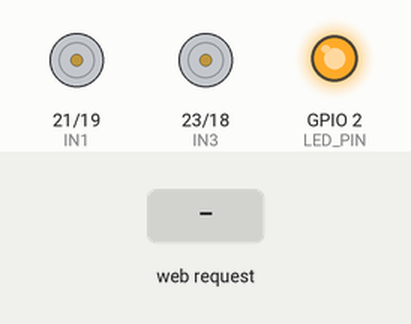
Simulated run of this sketch. Board: ESP32. Shown: motor-driver pin pairs drawn as motors (green arrow = first pin HIGH = forward, orange = second pin HIGH = backward, longer = more drive), output pins drawn as LEDs (lit = HIGH). The inputs (shaded band) are chosen by the test bench. What the sketch prints to the serial monitor is not drawn.

Above: at 3.2 s.
3.3 s: HTTP request GET /forward received
At 3.9 s:
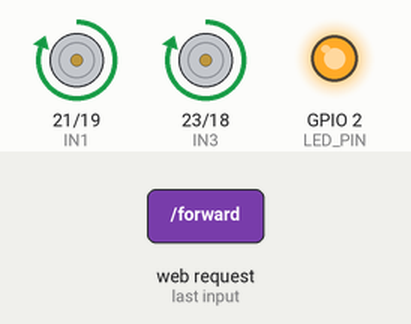
5.8 s: HTTP request GET /backward received
At 6.6 s:
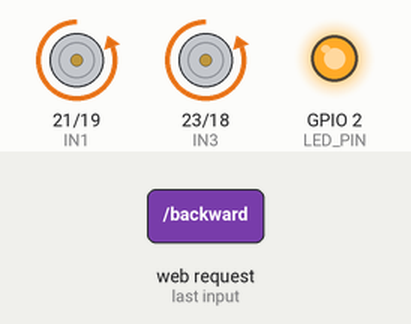
8.3 s: HTTP request GET /left received
At 9.0 s:
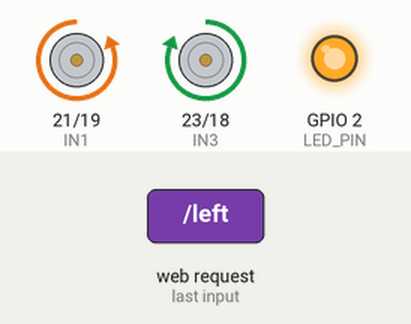
10.8 s: HTTP request GET /right received
At 11.6 s:
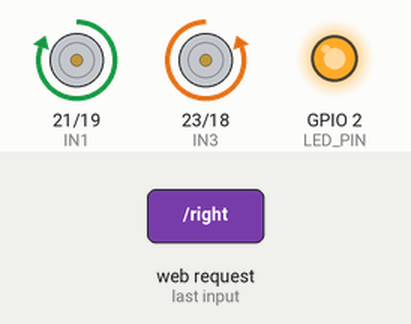
Timing chart, 0 to 13.8 s (numbered marks = the images above; inputs shaded):
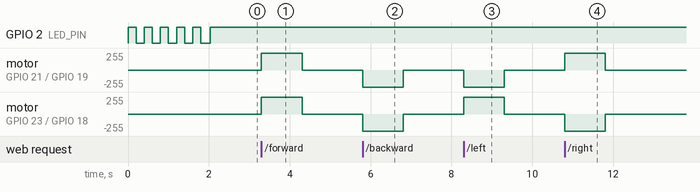

Measured:
- after the input at 3.3 s, motor on GPIO 21 (IN1) / GPIO 19 (IN2), motor on GPIO 23 (IN3) / GPIO 18 (IN4): stopped → forward 255/255 at once, → stopped 1.0 s later
- after the input at 5.8 s, motor on GPIO 21 (IN1) / GPIO 19 (IN2), motor on GPIO 23 (IN3) / GPIO 18 (IN4): stopped → backward 255/255 at once, → stopped 1.0 s later
- after the input at 8.3 s, motor on GPIO 21 (IN1) / GPIO 19 (IN2): stopped → backward 255/255 at once, → stopped 1.0 s later; motor on GPIO 23 (IN3) / GPIO 18 (IN4): stopped → forward 255/255 at once, → stopped 1.0 s later
- after the input at 10.8 s, motor on GPIO 21 (IN1) / GPIO 19 (IN2): stopped → forward 255/255 at once, → stopped 1.0 s later; motor on GPIO 23 (IN3) / GPIO 18 (IN4): stopped → backward 255/255 at once, → stopped 1.0 s later

The sketch:

ESP32_Bluetooth_Car.ino
```cpp
#include <WiFi.h>
#include <WebServer.h>
#include <DNSServer.h>

// Access Point credentials (ESP32 creates its own WiFi network)
const char* ap_ssid = "ESP32_Car_Control";     // Name of WiFi network created by ESP32
const char* ap_password = "12345678";          // Password (minimum 8 characters)

// Server settings
WebServer server(80);
DNSServer dnsServer;

// Motor Driver Pin Definitions (EN pins removed)
#define IN1 21   // Input 1 for Motor A - Connected to D21
#define IN2 19   // Input 2 for Motor A - Connected to D19
#define IN3 23   // Input 3 for Motor B - Connected to D23
#define IN4 18   // Input 4 for Motor B - Connected to D18

// Built-in LED for status indication
#define LED_PIN 2

// Variables for improved command processing
char currentCommand = 'S';
unsigned long lastCommandTime = 0;
const unsigned long COMMAND_TIMEOUT = 1000; // Stop after 1 second of no command

void setup() {
  Serial.begin(115200);

  // Set motor pins as outputs (EN pins removed)
  pinMode(IN1, OUTPUT);
  pinMode(IN2, OUTPUT);
  pinMode(IN3, OUTPUT);
  pinMode(IN4, OUTPUT);
  pinMode(LED_PIN, OUTPUT);

  // Initialize motors (stopped)
  stopMotors();

  // Blink LED to show startup
  for(int i = 0; i < 5; i++) {
    digitalWrite(LED_PIN, HIGH);
    delay(200);
    digitalWrite(LED_PIN, LOW);
    delay(200);
  }

  // Configure ESP32 as Access Point
  Serial.println("Setting up Access Point...");

  WiFi.mode(WIFI_AP);
  WiFi.softAP(ap_ssid, ap_password);

  IPAddress myIP = WiFi.softAPIP();
  Serial.println();
  Serial.println("==================================");
  Serial.println("🚗 ESP32 Car Server Started!");
  Serial.println("==================================");
  Serial.print("📶 WiFi Network: ");
  Serial.println(ap_ssid);
  Serial.print("🔐 Password: ");
  Serial.println(ap_password);
  Serial.print("🌐 Server IP: ");
  Serial.println(myIP);
  Serial.println("==================================");
  Serial.println("📱 How to connect:");
  Serial.println("1. Connect to WiFi: " + String(ap_ssid));
  Serial.println("2. Open browser: http://" + myIP.toString());
  Serial.println("   or simply: http://192.168.4.1");
  Serial.println("==================================");

  // Setup DNS server for captive portal (optional)
  dnsServer.start(53, "*", myIP);

  // Define web server routes (speed control removed)
  server.on("/", handleRoot);
  server.on("/forward", handleForward);
  server.on("/backward", handleBackward);
  server.on("/left", handleLeft);
  server.on("/right", handleRight);
  server.on("/stop", handleStop);
  server.on("/status", handleStatus);
  server.on("/info", handleInfo);

  // Handle unknown requests (captive portal)
  server.onNotFound(handleRoot);

  // Start server
  server.begin();
  Serial.println("✅ Web server started successfully!");

  // Turn on LED to indicate ready
  digitalWrite(LED_PIN, HIGH);
}

void loop() {
  // Handle DNS requests (for captive portal)
  dnsServer.processNextRequest();

  // Handle client requests
  server.handleClient();

  // Auto-stop if no command received for a while (safety feature)
  if (millis() - lastCommandTime > COMMAND_TIMEOUT && currentCommand != 'S') {
    stopMotors();
    currentCommand = 'S';
    Serial.println("🛑 Auto-stopped (timeout)");
  }

  delay(10);
}

// Enhanced web page HTML with speed control removed
void handleRoot() {
  String html = R"rawliteral(
<!DOCTYPE html>
<html>
<head>
    <meta name="viewport" content="width=device-width, initial-scale=1.0, user-scalable=no">
    <title>ESP32 Car Control</title>
    <style>
        * {
            box-sizing: border-box;
            margin: 0;
            padding: 0;
        }
        body {
            font-family: 'Segoe UI', Tahoma, Geneva, Verdana, sans-serif;
            background: linear-gradient(135deg, #667eea 0%, #764ba2 100%);
            color: white;
            min-height: 100vh;
            padding: 10px;
            overflow-x: hidden;
        }
        .container {
            max-width: 400px;
            margin: 0 auto;
            padding: 20px;
        }
        h1 {
            text-align: center;
            margin-bottom: 30px;
            font-size: 24px;
            text-shadow: 2px 2px 4px rgba(0,0,0,0.3);
        }
        .control-panel {
            background: rgba(255,255,255,0.15);
            padding: 20px;
            border-radius: 20px;
            margin-bottom: 20px;
            backdrop-filter: blur(10px);
            box-shadow: 0 8px 32px rgba(31, 38, 135, 0.37);
            border: 1px solid rgba(255, 255, 255, 0.18);
        }
        .panel-title {
            text-align: center;
            margin-bottom: 20px;
            font-size: 18px;
            color: #FFD93D;
        }
        .direction-grid {
            display: grid;
            grid-template-columns: 1fr 1fr 1fr;
            grid-template-rows: 1fr 1fr 1fr;
            gap: 10px;
            margin: 20px auto;
            max-width: 250px;
        }
        .control-btn {
            background: linear-gradient(145deg, #667eea, #764ba2);
            border: none;
            color: white;
            padding: 15px;
            text-align: center;
            font-size: 16px;
            cursor: pointer;
            border-radius: 15px;
            box-shadow: 0 4px 15px rgba(0,0,0,0.2);
            transition: all 0.2s ease;
            user-select: none;
            -webkit-user-select: none;
            -webkit-touch-callout: none;
        }
        .control-btn:active {
            transform: scale(0.95);
            box-shadow: 0 2px 8px rgba(0,0,0,0.3);
        }
        .forward { grid-column: 2; grid-row: 1; }
        .left { grid-column: 1; grid-row: 2; }
        .stop-btn {
            grid-column: 2;
            grid-row: 2;
            background: linear-gradient(145deg, #ff4757, #ff3838);
            font-weight: bold;
        }
        .right { grid-column: 3; grid-row: 2; }
        .backward { grid-column: 2; grid-row: 3; }
        .status {
            background: rgba(255,255,255,0.2);
            padding: 15px;
            border-radius: 15px;
            text-align: center;
            font-size: 16px;
            border: 1px solid rgba(255,255,255,0.3);
        }
        .status-label {
            opacity: 0.8;
            margin-bottom: 5px;
        }
        #currentStatus {
            font-weight: bold;
            color: #FFD93D;
            font-size: 18px;
        }
        .info-btn {
            position: fixed;
            top: 20px;
            right: 20px;
            background: rgba(255,255,255,0.2);
            border: none;
            color: white;
            width: 40px;
            height: 40px;
            border-radius: 50%;
            cursor: pointer;
            font-size: 20px;
        }
        @media (max-width: 480px) {
            .container {
                padding: 10px;
            }
            h1 {
                font-size: 20px;
                margin-bottom: 20px;
            }
            .control-btn {
                padding: 12px;
                font-size: 14px;
            }
        }
    </style>
</head>
<body>
    <button class="info-btn" onclick="showInfo()">ℹ️</button>

    <div class="container">
        <h1>🚗 ESP32 Car Control</h1>

        <div class="control-panel">
            <div class="panel-title">Direction Control (Full Speed)</div>
            <div class="direction-grid">
                <button class="control-btn forward"
                    onmousedown="sendCommand('forward')"
                    onmouseup="sendCommand('stop')"
                    ontouchstart="sendCommand('forward')"
                    ontouchend="sendCommand('stop')">⬆️</button>
                <button class="control-btn left"
                    onmousedown="sendCommand('left')"
                    onmouseup="sendCommand('stop')"
                    ontouchstart="sendCommand('left')"
                    ontouchend="sendCommand('stop')">⬅️</button>
                <button class="control-btn stop-btn" onclick="sendCommand('stop')">STOP</button>
                <button class="control-btn right"
                    onmousedown="sendCommand('right')"
                    onmouseup="sendCommand('stop')"
                    ontouchstart="sendCommand('right')"
                    ontouchend="sendCommand('stop')">➡️</button>
                <button class="control-btn backward"
                    onmousedown="sendCommand('backward')"
                    onmouseup="sendCommand('stop')"
                    ontouchstart="sendCommand('backward')"
                    ontouchend="sendCommand('stop')">⬇️</button>
            </div>
        </div>

        <div class="status">
            <div class="status-label">Current Status:</div>
            <div id="currentStatus">Stopped</div>
        </div>
    </div>

    <script>
        function sendCommand(command) {
            fetch('/' + command, {method: 'POST'})
                .then(response => response.text())
                .then(data => {
                    document.getElementById('currentStatus').innerText = data;
                })
                .catch(error => console.error('Error:', error));
        }

        function showInfo() {
            window.open('/info', '_blank');
        }

        // Update status every 3 seconds
        setInterval(function() {
            fetch('/status')
                .then(response => response.text())
                .then(data => {
                    document.getElementById('currentStatus').innerText = data;
                });
        }, 3000);

        // Prevent context menu and text selection
        document.addEventListener('contextmenu', function(e) {
            e.preventDefault();
        });

        document.addEventListener('selectstart', function(e) {
            e.preventDefault();
        });

        // Prevent zoom on double tap
        let lastTouchEnd = 0;
        document.addEventListener('touchend', function (event) {
            let now = (new Date()).getTime();
            if (now - lastTouchEnd <= 300) {
                event.preventDefault();
            }
            lastTouchEnd = now;
        }, false);
    </script>
</body>
</html>
)rawliteral";

  server.send(200, "text/html", html);
}

// Info page (updated to remove speed control references)
void handleInfo() {
  String html = R"rawliteral(
<!DOCTYPE html>
<html>
<head>
    <meta name="viewport" content="width=device-width, initial-scale=1">
    <title>ESP32 Car - Connection Info</title>
    <style>
        body {
            font-family: Arial;
            padding: 20px;
            background: linear-gradient(135deg, #667eea 0%, #764ba2 100%);
            color: white;
            min-height: 100vh;
        }
        .info-box {
            background: rgba(255,255,255,0.15);
            padding: 20px;
            border-radius: 15px;
            margin: 10px 0;
            backdrop-filter: blur(10px);
        }
        h1 { text-align: center; color: #FFD93D; }
        h2 { color: #FFD93D; margin-top: 20px; }
        .highlight { color: #FFD93D; font-weight: bold; }
        ul { padding-left: 20px; }
        li { margin: 5px 0; }
    </style>
</head>
<body>
    <h1>📡 ESP32 Car - Connection Info</h1>

    <div class="info-box">
        <h2>🔗 Connection Details</h2>
        <p><strong>WiFi Network:</strong> <span class="highlight">ESP32_Car_Control</span></p>
        <p><strong>Password:</strong> <span class="highlight">12345678</span></p>
        <p><strong>Server IP:</strong> <span class="highlight">192.168.4.1</span></p>
        <p><strong>Server URL:</strong> <span class="highlight">http://192.168.4.1</span></p>
    </div>

    <div class="info-box">
        <h2>📱 How to Connect</h2>
        <ol>
            <li>Go to your device's <strong>WiFi Settings</strong></li>
            <li>Look for network: <span class="highlight">"ESP32_Car_Control"</span></li>
            <li>Connect using password: <span class="highlight">"12345678"</span></li>
            <li>Open any web browser</li>
            <li>Go to: <span class="highlight">http://192.168.4.1</span></li>
        </ol>
    </div>

    <div class="info-box">
        <h2>🎮 Controls</h2>
        <ul>
            <li><strong>Direction Buttons:</strong> Hold to move, release to stop</li>
            <li><strong>STOP Button:</strong> Emergency stop</li>
            <li><strong>Full Speed:</strong> Motors run at maximum speed</li>
        </ul>
    </div>

    <div class="info-box">
        <h2>✨ Features</h2>
        <ul>
            <li>🚫 <strong>No Internet Required</strong> - Works offline</li>
            <li>📱 <strong>Multi-device Support</strong> - Multiple phones can control</li>
            <li>🛡️ <strong>Auto-stop Safety</strong> - Stops if connection lost</li>
            <li>⚡ <strong>Real-time Control</strong> - Instant response</li>
            <li>🎨 <strong>Mobile Optimized</strong> - Touch-friendly interface</li>
            <li>🔥 <strong>Full Speed Operation</strong> - Maximum power mode</li>
        </ul>
    </div>

    <div style="text-align: center; margin: 30px 0;">
        <button onclick="window.close()" style="
            background: linear-gradient(45deg, #FF6B6B, #FF8E53);
            border: none;
            color: white;
            padding: 15px 30px;
            border-radius: 10px;
            cursor: pointer;
            font-size: 16px;
        ">Close</button>
    </div>
</body>
</html>
)rawliteral";

  server.send(200, "text/html", html);
}

// Command handlers
void handleForward() {
  moveForward();
  currentCommand = 'F';
  lastCommandTime = millis();
  server.send(200, "text/plain", "Moving Forward");
  Serial.println("🔼 Forward");
}

void handleBackward() {
  moveBackward();
  currentCommand = 'B';
  lastCommandTime = millis();
  server.send(200, "text/plain", "Moving Backward");
  Serial.println("🔽 Backward");
}

void handleLeft() {
  turnLeft();
  currentCommand = 'L';
  lastCommandTime = millis();
  server.send(200, "text/plain", "Turning Left");
  Serial.println("◀️ Left");
}

void handleRight() {
  turnRight();
  currentCommand = 'R';
  lastCommandTime = millis();
  server.send(200, "text/plain", "Turning Right");
  Serial.println("▶️ Right");
}

void handleStop() {
  stopMotors();
  currentCommand = 'S';
  lastCommandTime = millis();
  server.send(200, "text/plain", "Stopped");
  Serial.println("🛑 Stop");
}

void handleStatus() {
  String status = "";
  switch(currentCommand) {
    case 'F': status = "Moving Forward"; break;
    case 'B': status = "Moving Backward"; break;
    case 'L': status = "Turning Left"; break;
    case 'R': status = "Turning Right"; break;
    case 'S': status = "Stopped"; break;
    default: status = "Unknown"; break;
  }
  server.send(200, "text/plain", status);
}

// Motor control functions (simplified without EN pins)
void moveForward() {
  digitalWrite(IN1, HIGH);
  digitalWrite(IN2, LOW);
  digitalWrite(IN3, HIGH);
  digitalWrite(IN4, LOW);
}

void moveBackward() {
  digitalWrite(IN1, LOW);
  digitalWrite(IN2, HIGH);
  digitalWrite(IN3, LOW);
  digitalWrite(IN4, HIGH);
}

void turnLeft() {
  digitalWrite(IN1, LOW);
  digitalWrite(IN2, HIGH);
  digitalWrite(IN3, HIGH);
  digitalWrite(IN4, LOW);
}

void turnRight() {
  digitalWrite(IN1, HIGH);
  digitalWrite(IN2, LOW);
  digitalWrite(IN3, LOW);
  digitalWrite(IN4, HIGH);
}

void stopMotors() {
  digitalWrite(IN1, LOW);
  digitalWrite(IN2, LOW);
  digitalWrite(IN3, LOW);
  digitalWrite(IN4, LOW);
}
```
